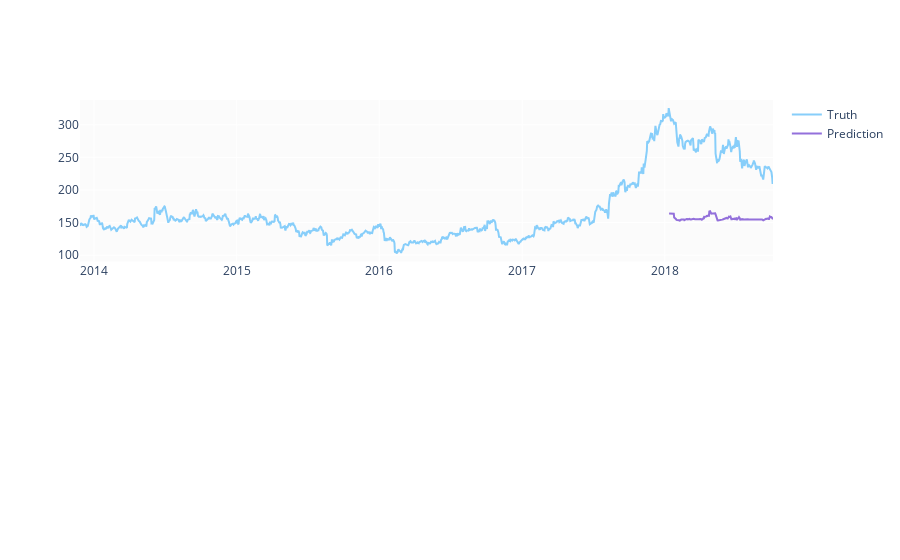

Write notebook code for a chart like this one.
### Code cell
predicted_prices = df.loc[test_split_idx+1:].copy()
predicted_prices['Close'] = y_pred

fig = make_subplots(rows=2, cols=1)
fig.add_trace(go.Scatter(x=df.Date, y=df.Close,
                         name='Truth',
                         marker_color='LightSkyBlue'), row=1, col=1)

fig.add_trace(go.Scatter(x=predicted_prices.Date,
                         y=predicted_prices.Close,
                         name='Prediction',
                         marker_color='MediumPurple'), row=1, col=1)

fig.show()

### Figure 1 — Plotly figure (JSON) as saved in the notebook; plotly's stock layout.template omitted (floating-point values rounded to 4 significant figures; data arrays with more than 128 entries replaced by an {"elided": "..."} marker saying what was removed)
{"data": [{"marker": {"color": "LightSkyBlue"}, "name": "Truth", "type": "scatter", "x": {"elided": "1201 str values"}, "xaxis": "x", "y": {"elided": "1201 float values"}, "yaxis": "y"}, {"marker": {"color": "MediumPurple"}, "name": "Prediction", "type": "scatter", "x": {"elided": "180 str values"}, "xaxis": "x", "y": {"elided": "180 float values"}, "yaxis": "y"}], "layout": {"xaxis": {"anchor": "y", "domain": [0, 1]}, "xaxis2": {"anchor": "y2", "domain": [0, 1]}, "yaxis": {"anchor": "x", "domain": [0.575, 1]}, "yaxis2": {"anchor": "x2", "domain": [0, 0.425]}}}
